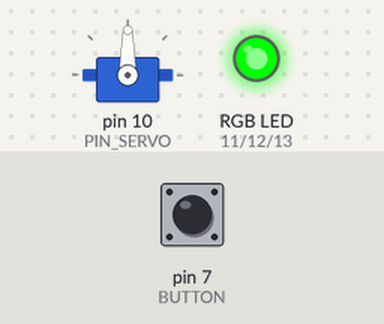
A sketch run on a simulated Arduino Uno, built with avr-gcc and run on an emulated ATmega328P. On the bench: servo, an RGB LED mixed from three pins (HIGH = lit). Inputs (shaded band) come from the test bench; at power-on: pin 7 (BUTTON) HIGH.

Above: at 1.2 s.
1.3 s: pin 7 (BUTTON) pulled LOW for 0.15 s
At 2.4 s:
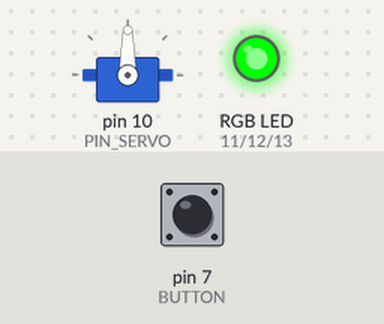
2.9 s: pin 7 (BUTTON) pulled LOW for 1 s
At 3.6 s:
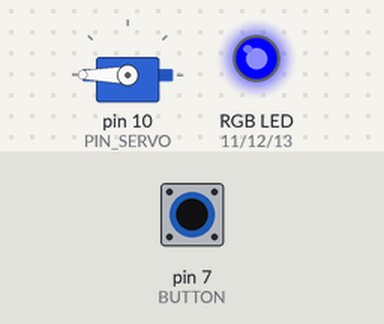
5.4 s: pin 7 (BUTTON) pulled LOW for 3.2 s
At 6.7 s:
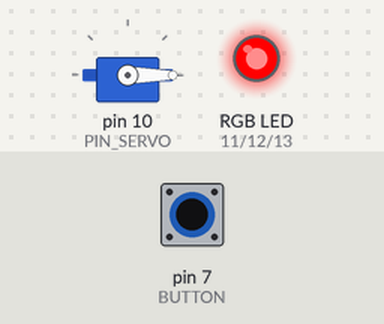
Timing chart, 0 to 10.1 s (numbered marks = the images above; inputs shaded):
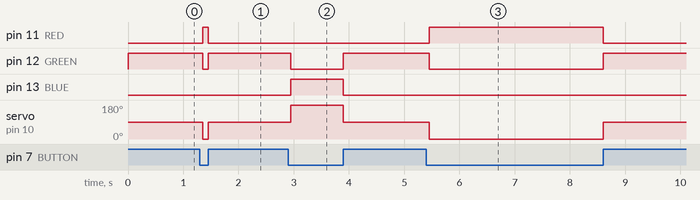

Measured:
- after the input at 1.3 s, pin 11 (RED): LOW → HIGH after 0.05 s, → LOW 0.10 s later; pin 12 (GREEN): HIGH → LOW after 0.05 s, → HIGH 0.10 s later; servo on pin 10 (PIN_SERVO): 90° → 0° after 0.05 s, → 90° 0.10 s later
- after the input at 2.9 s, pin 12 (GREEN): HIGH → LOW after 0.05 s, → HIGH 0.95 s later; pin 13 (BLUE): LOW → HIGH after 0.05 s, → LOW 0.95 s later; servo on pin 10 (PIN_SERVO): 90° → 180° after 0.05 s, → 90° 0.95 s later
- after the input at 5.4 s, pin 11 (RED): LOW → HIGH after 0.05 s, → LOW 3.2 s later; pin 12 (GREEN): HIGH → LOW after 0.05 s, → HIGH 3.2 s later; servo on pin 10 (PIN_SERVO): 90° → 0° after 0.05 s, → 90° 3.2 s later

The sketch:

Arduino_servo_RGB.ino
```cpp
/*
  по нажатию на кнопку, сервопривод начитается вращаться на 90 градусов и трехцветный
  светодиод начинает гореть красным цветом. При повторном нажатии, светодиод
  загорается синим цветом и сервопривод вращается в обратном направлении на 90
  градусов. При бездействии светодиод горит зеленым цветом и сервопривод
  находится в состоянии покоя.
*/

#include <Servo.h>


// на пине 7 подключена кнопка
#define BUTTON 7
// RGB светодиод
#define RED 11
#define GREEN 12
#define BLUE 13

// pin сервы
#define PIN_SERVO 10

// объект meservo для управления сервочкой
Servo myservo;

// переенная которая указывает двигаться ли серве и в какую сторону
byte direction = 1;
//direction = 1; servo = 0* led = red
//direction = 2; servo = 180* led = blue

void setup() {
  // put your setup code here, to run once:
  pinMode(BUTTON, INPUT_PULLUP); // под кнопку ногу сделали входом
  pinMode(RED, OUTPUT); // выход светодиода
  pinMode(GREEN, OUTPUT); // выход светодиода
  pinMode(BLUE, OUTPUT); // выход светодиода

  myservo.attach(PIN_SERVO); // подключили серву

}//setup

void loop() {
  // put your main code here, to run repeatedly:
  //myservo.write(pos);

  // если кнопка нажата
  if (digitalRead(BUTTON) == 0) {
    delay(50); // задержка 50 мс для подавения дребезга
    if (digitalRead(BUTTON) == 0) {
      // потушим зеленый
      digitalWrite(GREEN, 0);
      // проверяем куда вращаться
      if (direction == 1) {
        myservo.write(0); // повернем серво относительно середины на 90* т.е. вернем в исходную для сервы позицию
        digitalWrite(RED, 1); // зажечь красный
        // при следующем нажатии направление будет в другую сторону
        direction = 2;
        // ничего не делать пока кнопка удерживается
        while (digitalRead(BUTTON) == 0) {
          delay(50);
        }//while
      }//if dir = 1
      // если вращаться в другую сторону
      else if(direction == 2){
        myservo.write(180); // повернем серво относительно середины на 90* т.е. вернем в исходную для сервы позицию
        digitalWrite(BLUE, 1); // зажечь красный
        // при следующем нажатии направление будет в другую сторону
        direction = 1;
        // ничего не делать пока кнопка удерживается
        while (digitalRead(BUTTON) == 0) {
          delay(50);
        }//while
      } //if dir = 2
    }//digRead(BUTTON)
  }////digRead(BUTTON)

// когда кнопки не нажаты
// светодиоды в исходное состояние
// серву в среднюю позицию
digitalWrite(RED, 0);
digitalWrite(BLUE, 0);
digitalWrite(GREEN, 1);
myservo.write(90);


}//loop
```
